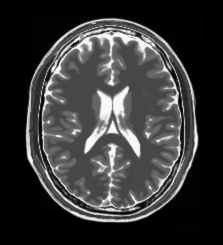
#> input picture HW5/brainimg.png, 223 x 245 px
$ python periodicnoise.py
#> lines starting #> are read from the running program, lines starting #| are printed output that depends on the picture
import numpy as np
from PIL import Image
import matplotlib.pyplot as plt
from scipy import ndimage

clean_image = np.array(Image.open('./brainimg.png').convert('L'))
img_size = clean_image.shape
#> img_size = (245, 223)

# Create a sinusoidal pattern for the noise
x = np.linspace(0, 2 * np.pi, img_size[1])
#> x = 223 values from 0 to 6.28
y = np.linspace(0, 2 * np.pi, img_size[0])
#> y = 245 values from 0 to 6.28
X, Y = np.meshgrid(x, y)

# Multi-frequency sinusoidal noise
multi_freq_noise = 10 * np.sin(10 * X) + 40 * np.sin(20 * Y)  + 20 * np.cos(30 * X) + 60 * np.cos(40 * Y)

# Create diagonal line effect by skewing the noise
diagonal_noise = ndimage.rotate(
    multi_freq_noise, 30, reshape=False, mode='reflect')
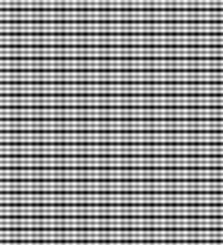
#> multi_freq_noise: shape (245, 223) float64; min -128.6, max 91.97, mean 0.3; drawn with min black and max white
diagonal_noise = diagonal_noise[:img_size[0], :img_size[1]]

noisy_image_complex = clean_image + diagonal_noise
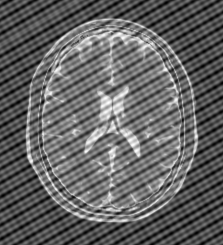
#> noisy_image_complex: shape (245, 223) float64; min -128.7, max 339.7, mean 55.5; drawn with min black and max white

noisy_image_clipped = np.clip(noisy_image_complex, 0, 255)
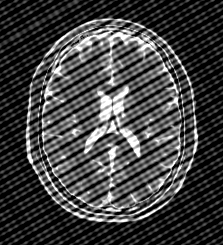
#> noisy_image_clipped: shape (245, 223) float64; min 0, max 255, mean 66.4

save_image = Image.fromarray(noisy_image_clipped.astype(np.uint8))
save_image.save('./noisy_image.png')


# Show the clean and noisy images
fig, axes = plt.subplots(1, 2, figsize=(10, 5))
axes[0].imshow(clean_image, cmap='gray')
axes[0].set_title('Clean Image')
axes[0].axis('off')

axes[1].imshow(noisy_image_clipped, cmap='gray')
axes[1].set_title('Noisy Image (with Periodic Noise)')
axes[1].axis('off')

plt.show()
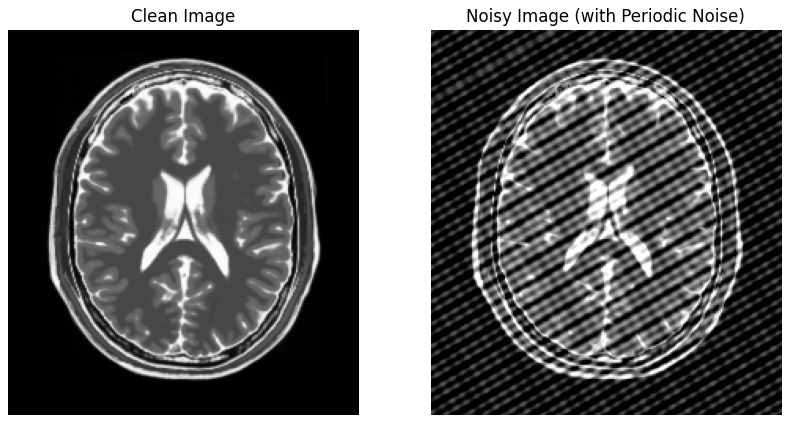
#> figure drawn by matplotlib, 2 panels
